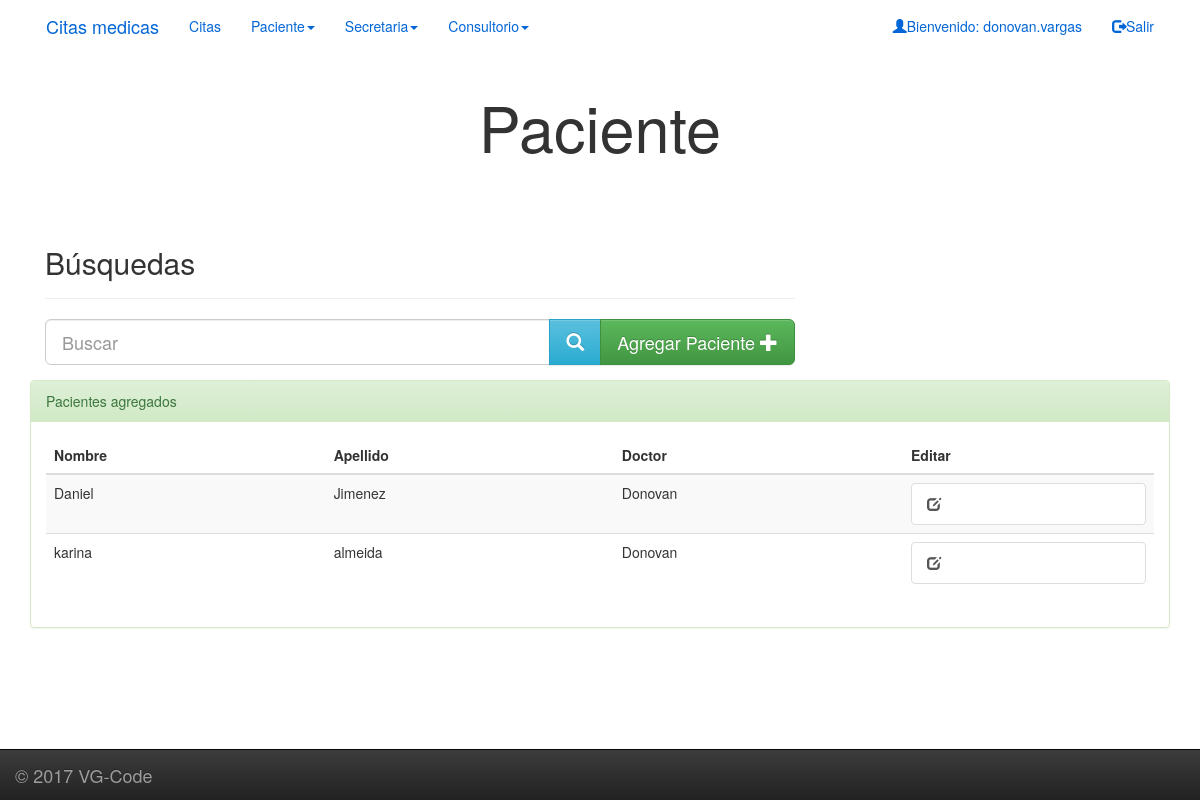
The page /citasmedicas/paciente/lista/ (signed in) on the database as committed earlier.
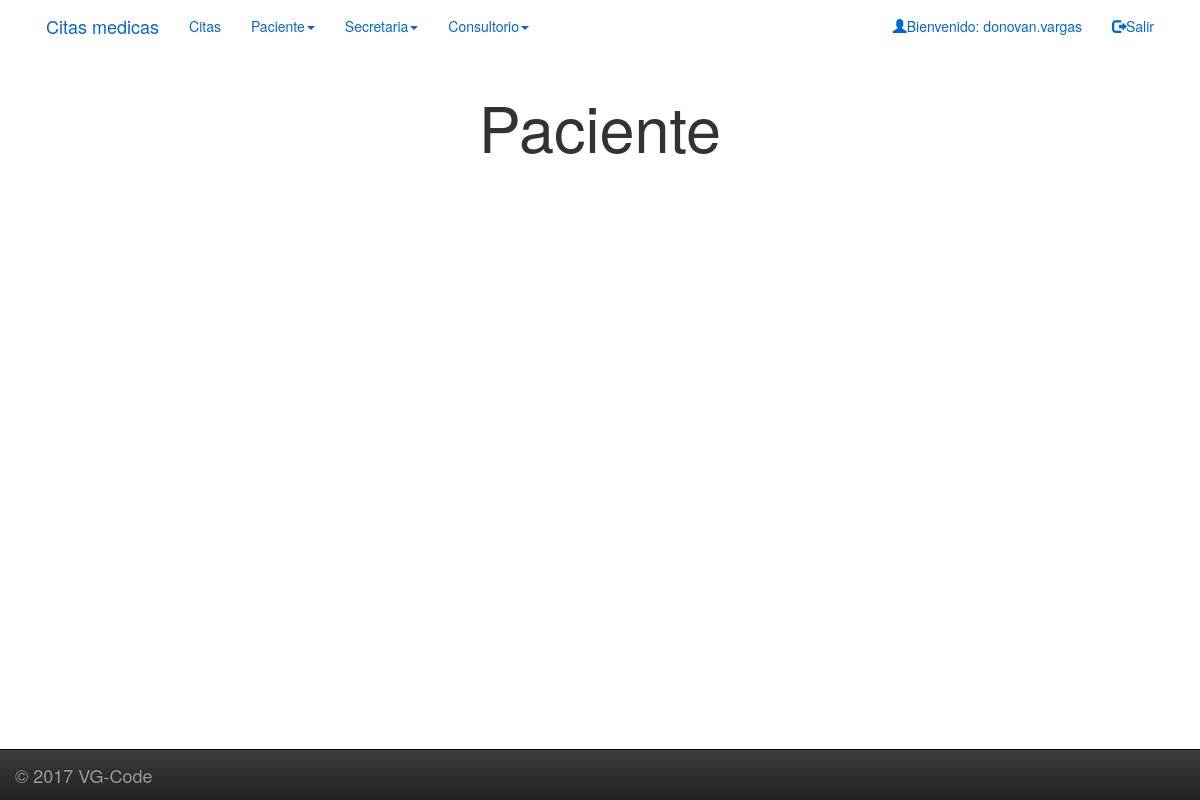
The same page on the database as committed later.
### citasmedicas/models.py (models this page shows, shortened)
class Paciente(models.Model):
    doctor = models.ForeignKey(Doctor, related_name='paciente')
    usuario = models.ForeignKey(User, on_delete=models.CASCADE)
    nombre = models.CharField(max_length=150)
    apellido_paterno = models.CharField(max_length=150)
    apellido_materno = models.CharField(max_length=150)
    telefono_personal = models.IntegerField()
    fecha_nacimiento = models.DateField()

class Doctor(models.Model):
    usuario = models.ForeignKey(User, on_delete=models.CASCADE,
                                related_name='doctor')
    nombres = models.CharField(max_length=100)
    apellido_paterno = models.CharField(max_length=50)
    apellido_materno = models.CharField(max_length=50, blank=True)
    titulo = models.CharField(max_length=100)
    especialidad = models.CharField(max_length=50, blank=True, null=True)
    cedula_profesional = models.CharField(max_length=8)
    cedula_especialidad = models.CharField(max_length=8)
    registro_ssa = models.CharField(max_length=8)
    class Meta(object):
        verbose_name_plural = 'Doctores'
    def __str__(self):
        return self.nombres

### citasmedicas/views.py (the view)
@login_required(login_url='login')
def paciente_lista(request):
    try:
        doctor = Doctor.objects.get(usuario=request.user)
    except Doctor.DoesNotExist:
        doctor = None
        messages.warning(request, "Acceso no autorizado")
        return render(request,
                      'citasmedicas/mensajes_usuarios.html')
    results = {}
    query = request.GET.get('q', '')
    if query:
        results['pacientes'] = Paciente.objects.filter(
            Q(doctor=doctor),
            Q(nombre__icontains=query) |
            Q(apellido_materno__icontains=query) |
            Q(apellido_paterno__icontains=query)
        )
        if not results:
            results['pacientes'] = Paciente.objects.filter(doctor=doctor)
    else:
        results['pacientes'] = Paciente.objects.filter(doctor=doctor)
    context = {
        'results': results,
        'query': query
    }
    return render(request, 'citasmedicas/paciente_alta.html', context)

### citasmedicas/templates/citasmedicas/paciente_alta.html (shortened to what this page needs)
{% extends "citasmedicas/base.html" %}
{% block content %}
  {% load static %}
  {% static "citasmedicas/img/computer.jpg" as myphoto %}
  <div class="container">
    <h1 style="font-size:63px;text-align:center;">Paciente</h1>
    <div class="row">
    </div>
    {% if results.pacientes %}
      <div class="container" id="seach_data">
        <div class="row">
          <div class="col-md-8">
              <div class="page-header"><h2>Búsquedas</h2></div>
              <form action="." method="GET" role="form">
                  <div class="form-group">
                      <div class="input-group col-md-12">
                          <input type="text" name="q" value="{{ query|escape }}"  class="form-control input-lg" placeholder="Buscar" />
                          <span class="input-group-btn">
                              <button  class="btn btn-info btn-lg" type="submit">
                                  <i class="glyphicon glyphicon-search"></i>
                              </button>
                              <a href="{% url 'paciente_alta' %}" class="btn btn-success btn-lg">
                                Agregar Paciente
                                <i class="glyphicon glyphicon-plus"></i>
                              </a>
                          </span>
                      </div>
                  </div>
              </form>
          </div>
        </div>
      </div>
      <div class="panel panel-success">
          <div class="panel-heading">Pacientes agregados</div>
          <div class="panel-body">
            <table class="table table-striped">
              <thead>
                <tr>
                  <th>Nombre</td>
                  <th>Apellido</td>
                  <th>Doctor</td>
                  <th>Editar</td>
                </tr>
              </thead>
              <tbody>
                {% for paciente in results.pacientes %}
                  <tr>
                    <td>{{paciente.nombre}}</td>
                    <td>{{paciente.apellido_paterno}}</td>
                    <td>{{paciente.doctor}}</td>
                    <td><a href="{% url 'paciente_editar' pk=paciente.pk %}" class="list-group-item"><span class="glyphicon glyphicon-edit"></span></a></td>
                  </tr>
                {% endfor %}
              </tbody>
            </table>
          </div>
      </div>
    {% endif %}
  </div>
{% endblock %}

Rows that differ between the two databases and show on the page:
removed Paciente: nombre "Daniel", apellido_paterno "Jimenez", doctor "Donovan"
removed Paciente: nombre "karina", apellido_paterno "almeida", doctor "Donovan"
Other text that changed with them:
text no longer shown: "Búsquedas Agregar Paciente Pacientes agregados Nombre Apellido Doctor Editar"
